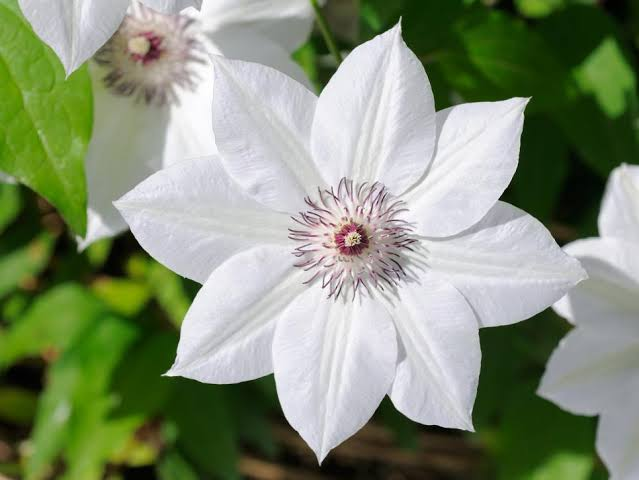
%> input picture fl2.jpg, 639 x 480 px
$ octave Task9_DCT_Operation.m   (GNU Octave 9; MATLAB toolbox functions it lacks are replaced by stand-ins)
%> lines starting %> are read from the running program, lines starting %| are printed output that depends on the picture
### dct_mat.m
% BT17ECE009 KAUTILYA JOSHI
function z = dct_mat(m2,n2)
for i=1:m2
	for j=1:m2
   	     	if(i==1)
    	      		z(i,j)=sqrt(1/n2)*cos(((2*j-1)*(i-1)*pi)/(2*n2));
        	else
          		z(i,j)=sqrt(2/n2)*cos(((2*j-1)*(i-1)*pi)/(2*n2));
        	end
    	end
	end
end

### Task9_DCT_Operation.m
% BT17ECE009 KAUTILYA JOSHI
clc; clear; close all;
%Reading an input image
image=double((imread('fl2.jpg')));
;

% Computing the size of an image
[m1,n1,dim]=size(image);
%> m1 = 480; n1 = 639; dim = 3
z=min(m1,n1);
%> z = 480

if(dim>2)
display('Loaded image is coloured ')
else
display('Loaded image is grayscale ');
end

% For coloured image in this tutorial we used thresh value of 5,50 and 500
% for generating images shown in Figs. 3(b)-(d) respectively.
% For grayscale images in this tutorial we used thresh value of 10,60 and 100
% for generating images shown in Figs. 4(b)-(d) respectively.

prompt = 'Enter the threshold value?  ';
thresh = input(prompt);
%> the answer given: 100

if(dim==3)
% Resize the image to make it square
image_square=(imresize(image,[z z]));
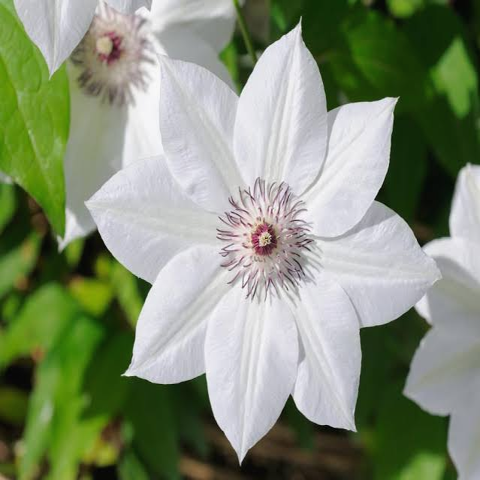
%> image_square: size 480x480x3 double; mean R, G, B 132.4, 143.9, 118.2; drawn with min black and max white
[m2,n2]=size(image_square);
%> m2 = 480; n2 = 1440

%Calculation the DCT basis matrix
z = dct_mat(m2,n2);
%> after the loop in dct_mat, `for i=1:m2`:
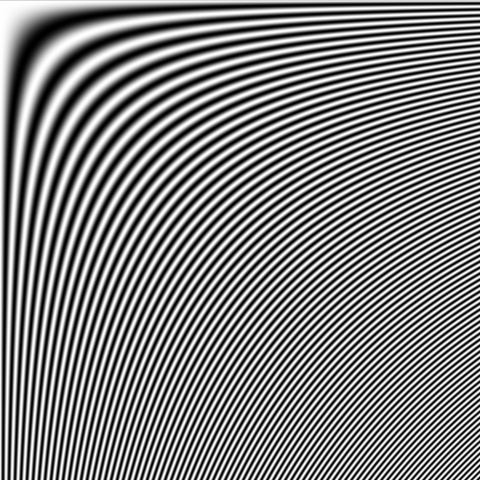
%> z: size 480x480 double; min -0.0373, max 0.0373, mean 0.000132; drawn with min black and max white
%Calculate the DCT coefficents for each RGB components of an image

DCT_red=z*image_square(:,:,1)*z';
DCT_green=z*image_square(:,:,2)*z';
DCT_blue=z*image_square(:,:,3)*z';
% Truncating the DCT coefficients to achieve compression for each channel

DCT_red(abs(DCT_red)<thresh)=0;
DCT_green(abs(DCT_green)<thresh)=0;
DCT_blue(abs(DCT_blue)<thresh)=0;

DCT(:,:,1)=DCT_red;
DCT(:,:,2)=DCT_green;
DCT(:,:,3)=DCT_blue;

% Reconstruction of the compresed image from each channel

image_compressed(:,:,1)=z'*DCT_red*z;
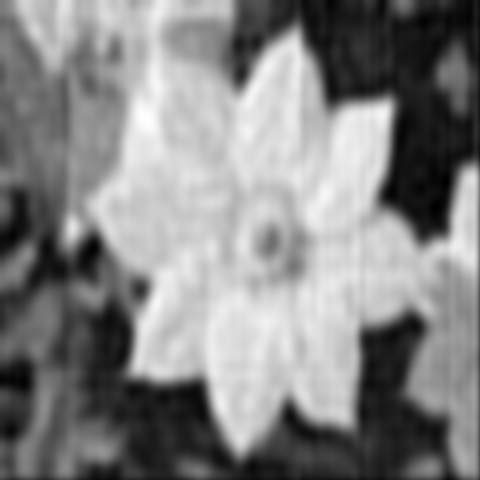
%> image_compressed: size 480x480 double; min -8.47, max 261.8, mean 132.1; drawn with min black and max white
image_compressed(:,:,2)=z'*DCT_green*z;
image_compressed(:,:,3)=z'*DCT_blue*z;
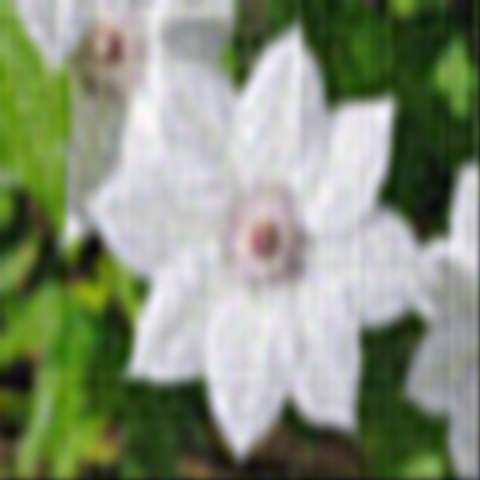
%> image_compressed: size 480x480x3 double; mean R, G, B 132.1, 143.6, 117.9; drawn with min black and max white

imwrite(uint8(image_compressed),'Compressed_image_coloured.jpeg');

% Compression ratio
%> (the run ends here)

$ run again, with flower.jpg copied over fl2.jpg
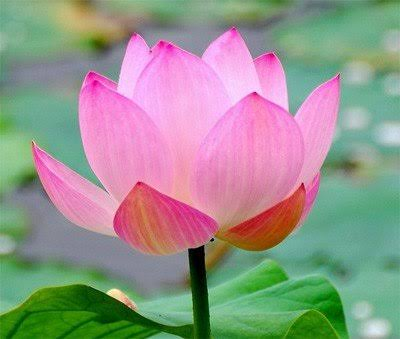
%> input picture flower.jpg, 400 x 339 px
%> after the loop in dct_mat, `for i=1:m2`:
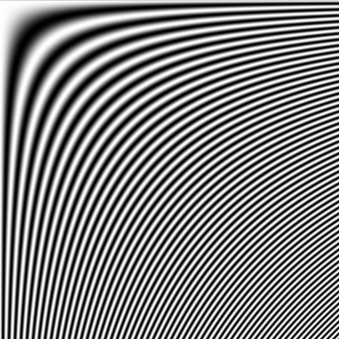
%> z: size 339x339 double; min -0.0443, max 0.0443, mean 0.000224; drawn with min black and max white
%> `image_compressed(:,:,3)=z'*DCT_blue*z;`:
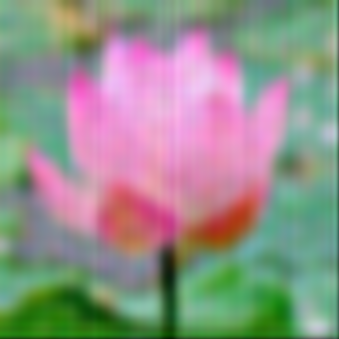
%> image_compressed: size 339x339x3 double; mean R, G, B 149.3, 147.4, 139.4; drawn with min black and max white
